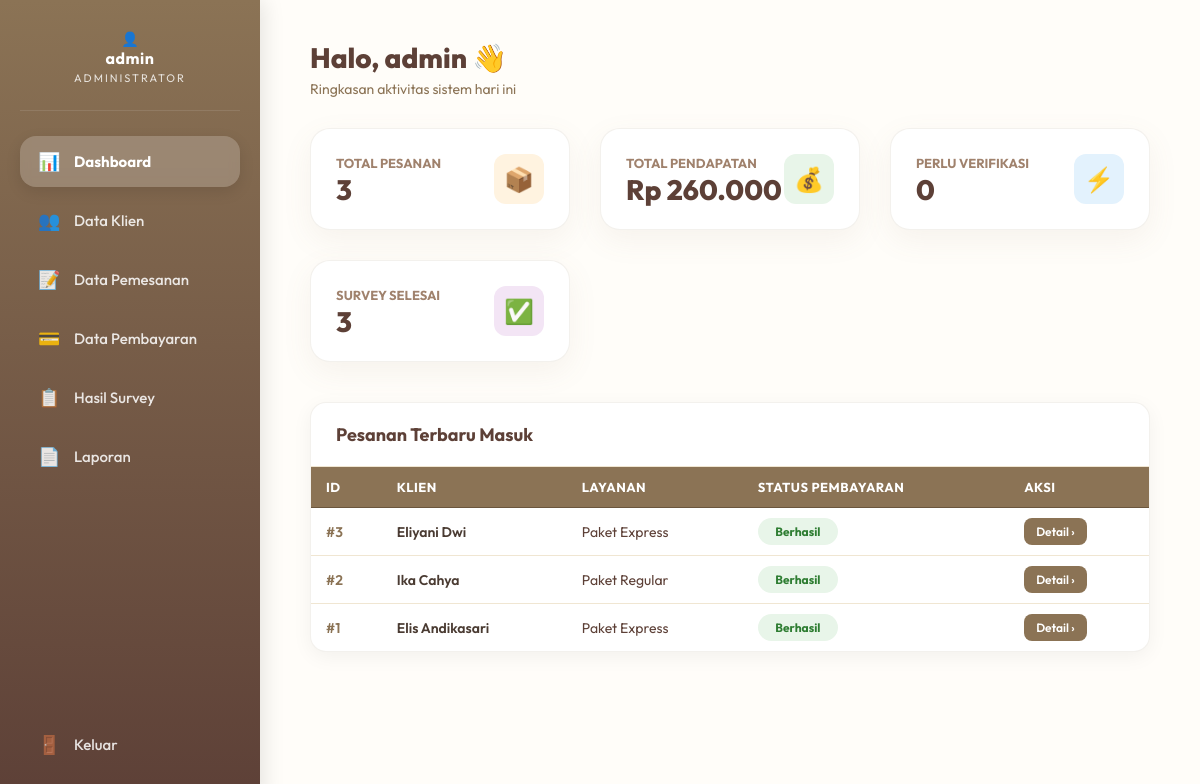
Screenshot of /admin/dashboard.php (signed in) with the database file from the repository.
### tables this page shows
CREATE TABLE `pemesanan` (
  `id_pemesanan` int(8) NOT NULL,
  `id_klien` int(8) NOT NULL,
  `id_layanan` int(8) NOT NULL,
  `jarak_dari_kantor` varchar(50) NOT NULL,
  `alamat_kost` text NOT NULL,
  `no_wa_klien` varchar(15) NOT NULL,
  `jadwal_survey` date NOT NULL,
  `waktu_survey` time NOT NULL,
  `catatan_tambahan` text NOT NULL
);

CREATE TABLE `klien` (
  `id_klien` int(8) NOT NULL,
  `nama_lengkap` varchar(100) NOT NULL,
  `email` varchar(100) NOT NULL,
  `no_wa` varchar(15) NOT NULL,
  `password` varchar(255) NOT NULL
);

CREATE TABLE `layanan` (
  `id_layanan` int(8) NOT NULL,
  `jenis_layanan` varchar(100) NOT NULL,
  `keterangan` text NOT NULL,
  `biaya` varchar(100) NOT NULL,
  `ketentuan` text NOT NULL
);

CREATE TABLE `pembayaran` (
  `id_pembayaran` int(11) NOT NULL,
  `id_pemesanan` int(8) NOT NULL,
  `total_pembayaran` decimal(12,2) NOT NULL,
  `metode_pembayaran` varchar(50) NOT NULL,
  `tanggal_pembayaran` date NOT NULL,
  `bukti_pembayaran` varchar(255) NOT NULL,
  `status` enum('Pending','Valid','Invalid') DEFAULT 'Pending'
);

### admin/dashboard.php (the view, shortened to what this page needs)
<?php
include '../config.php';
$admin_name = $_SESSION['admin_name'] ?? 'Admin';
$res = $conn->query("SELECT COUNT(*) as total FROM pemesanan");
$total_orders = $res->fetch_assoc()['total'];
$res = $conn->query("SELECT COUNT(*) as total FROM pembayaran WHERE status = 'Pending'");
$pending_payments = $res->fetch_assoc()['total'];
$res = $conn->query("SELECT COUNT(*) as total FROM hasil_survey");
$completed_surveys = $res->fetch_assoc()['total'];
$res = $conn->query("SELECT SUM(total_pembayaran) as total FROM pembayaran WHERE status = 'Valid' OR status = 'Selesai'");
$revenue = $res->fetch_assoc()['total'] ?? 0;
$stmt = $conn->prepare("SELECT p.*, k.nama_lengkap, l.jenis_layanan, pay.status as status_bayar
                        FROM pemesanan p
                        JOIN klien k ON p.id_klien = k.id_klien
                        JOIN layanan l ON p.id_layanan = l.id_layanan
                        LEFT JOIN pembayaran pay ON p.id_pemesanan = pay.id_pemesanan
                        ORDER BY p.id_pemesanan DESC LIMIT 5");
$stmt->execute();
$recent = $stmt->get_result();
?>
<!DOCTYPE html>
<html lang="id">
<head>
    <link rel="stylesheet" href="../css/admin_global.css?v=<?php echo time(); ?>">
</head>
<body>
    <aside class="sidebar">
        <div class="profile-section">
            <div class="profile-icon-circle">👤</div>
            <div class="profile-name"><?php echo htmlspecialchars($admin_name); ?></div>
            <div class="profile-role">Administrator</div>
        </div>
        <ul class="nav-links">
            <li><a href="dashboard.php" class="active"><span class="icon">📊</span> Dashboard</a></li>
            <li><a href="pengguna.php"><span class="icon">👥</span> Data Klien</a></li>
            <li><a href="pemesanan.php"><span class="icon">📝</span> Data Pemesanan</a></li>
            <li><a href="pembayaran.php"><span class="icon">💳</span> Data Pembayaran</a></li>
            <li><a href="survey.php"><span class="icon">📋</span> Hasil Survey</a></li>
            <li><a href="laporan.php"><span class="icon">📄</span> Laporan</a></li>
            <li><a href="../logout.php" class="logout-btn"><span class="icon">🚪</span> Keluar</a></li>
        </ul>
    </aside>
    <main class="main-content">
        <div class="page-header">
            <div class="page-title">
                <h1>Halo, <?php echo htmlspecialchars($admin_name); ?> 👋</h1>
                <p>Ringkasan aktivitas sistem hari ini</p>
            </div>
        </div>
        <div class="stats-grid">
            <div class="stat-card horizontal card-orange">
                <div class="stat-info"><span>Total Pesanan</span><h3><?php echo $total_orders; ?></h3></div>
                <div class="stat-icon">📦</div>
            </div>
            <div class="stat-card horizontal card-green">
                <div class="stat-info"><span>Total Pendapatan</span><h3>Rp <?php echo number_format($revenue, 0, ',', '.'); ?></h3></div>
                <div class="stat-icon">💰</div>
            </div>
            <div class="stat-card horizontal card-blue">
                <div class="stat-info"><span>Perlu Verifikasi</span><h3><?php echo $pending_payments; ?></h3></div>
                <div class="stat-icon">⚡</div>
            </div>
            <div class="stat-card horizontal card-purple">
                <div class="stat-info"><span>Survey Selesai</span><h3><?php echo $completed_surveys; ?></h3></div>
                <div class="stat-icon">✅</div>
            </div>
        </div>
        <div class="table-section">
            <div class="table-header-title">Pesanan Terbaru Masuk</div>
            <table>
                <thead>
                    <tr>
                        <th>ID</th>
                        <th>Klien</th>
                        <th>Layanan</th>
                        <th>Status Pembayaran</th>
                        <th>Aksi</th>
                    </tr>
                </thead>
                <tbody>
                    <?php if ($recent->num_rows > 0): ?>
                        <?php while($row = $recent->fetch_assoc()):
                            $st = $row['status_bayar'];
                            $cls = 'status-warning'; $txt = 'Menunggu';
                            if($st == 'Valid' || $st == 'Selesai') {
                                $cls = 'status-success'; $txt = 'Berhasil';
                            } elseif($st == 'Menunggu') {
                                $cls = 'status-info'; $txt = 'Verifikasi';
                            } elseif($st == 'Invalid') {
                                $cls = 'status-danger'; $txt = 'Ditolak';
                            }
                        ?>
                        <tr>
                            <td>#<?php echo $row['id_pemesanan']; ?></td>
                            <td style="font-weight:600; color:var(--text-dark);"><?php echo htmlspecialchars($row['nama_lengkap']); ?></td>
                            <td><?php echo $row['jenis_layanan']; ?></td>
                            <td><span class="status-badge <?php echo $cls; ?>"><?php echo $txt; ?></span></td>
                            <td>
                                <a href="pemesanan.php" class="btn btn-sm btn-primary">Detail &rsaquo;</a>
                            </td>
                        </tr>
                        <?php endwhile; ?>
                    <?php else: ?>
                        <tr><td colspan="5" style="text-align:center; color:#999;">Belum ada pesanan terbaru.</td></tr>
                    <?php endif; ?>
                </tbody>
            </table>
        </div>
    </main>
</body>
</html>

### rows the page displays
pemesanan: id_pemesanan "3", id_klien.nama_lengkap "Eliyani Dwi", id_layanan.jenis_layanan "Paket Express", pembayaran.status "Berhasil"
pemesanan: id_pemesanan "2", id_klien.nama_lengkap "Ika Cahya", id_layanan.jenis_layanan "Paket Regular", pembayaran.status "Berhasil"
pemesanan: id_pemesanan "1", id_klien.nama_lengkap "Elis Andikasari", id_layanan.jenis_layanan "Paket Express", pembayaran.status "Berhasil"

### other values shown
$admin_name "admin"
$total_orders "3"
$revenue "260.000"
$pending_payments "0"
$completed_surveys "3"
